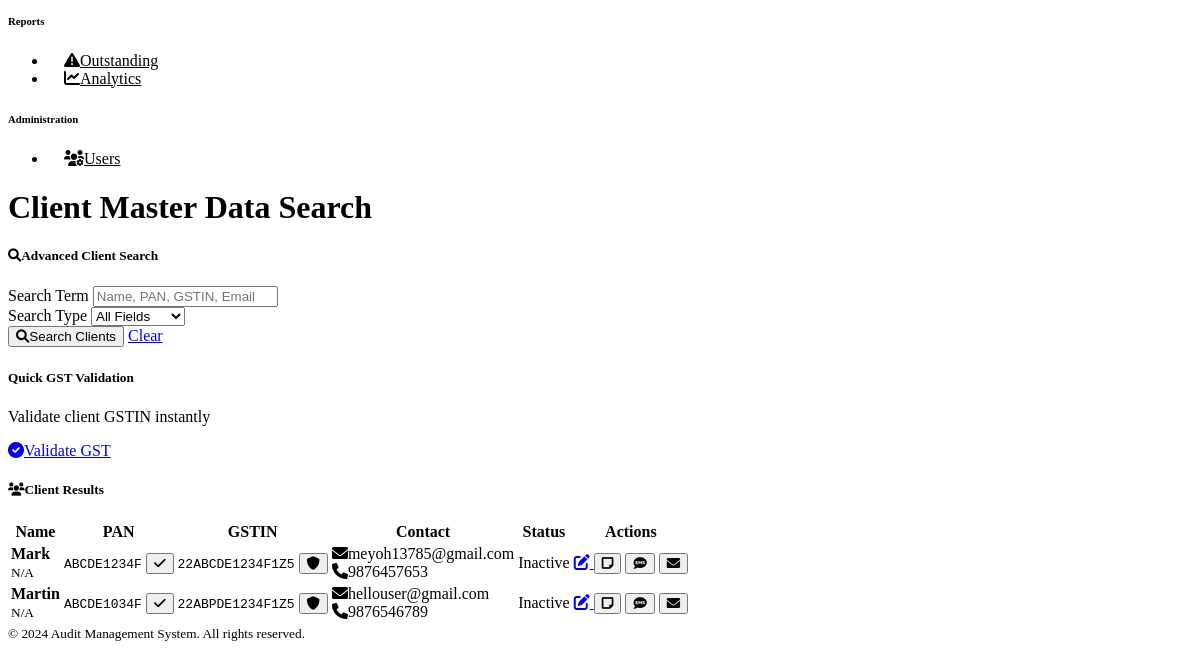
/crm/client-search (signed in, lower part), run on an earlier commit of the app's database.
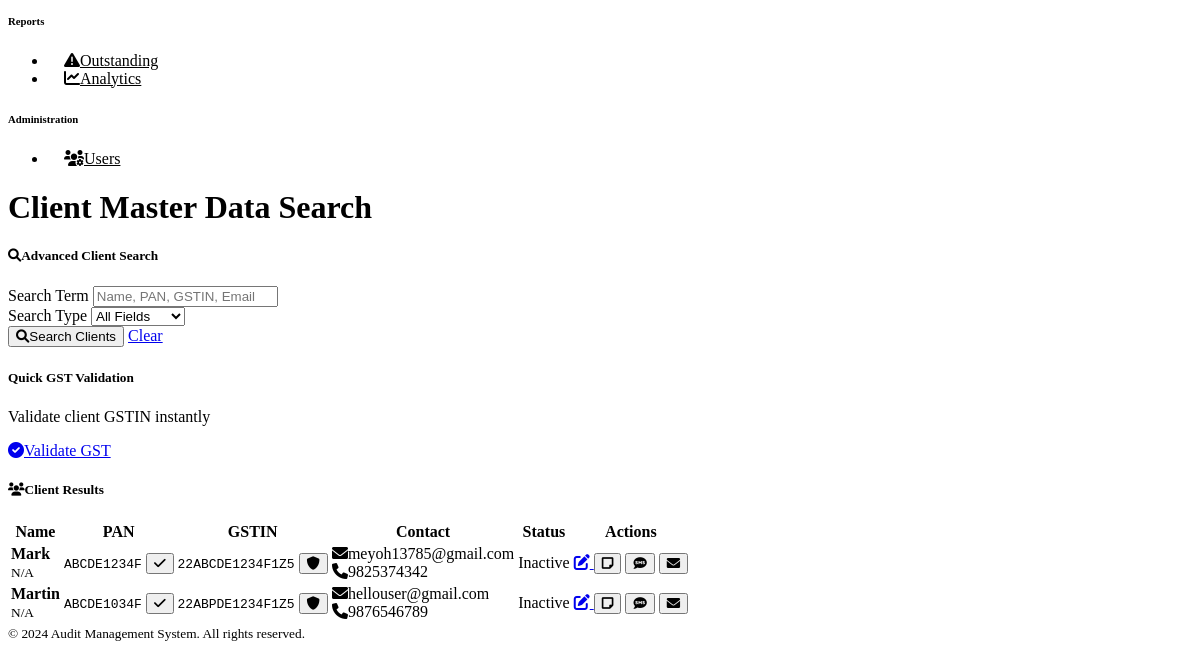
And on a later commit of the database.
### models.py (models this page shows)
class Client(db.Model):
    __tablename__ = 'clients'
    id = Column(Integer, primary_key=True)
    name = Column(String(200), nullable=False)
    pan = Column(String(10), unique=True)
    gstin = Column(String(15))
    email = Column(String(120))
    phone = Column(String(15))
    address = Column(Text)
    date_of_birth = Column(Date)
    incorporation_date = Column(Date)
    client_type = Column(String(50))  # Individual, Company, Partnership, etc.
    status = Column(String(20), default='Active')
    created_at = Column(DateTime, default=datetime.utcnow)
    created_by = Column(Integer, ForeignKey('users.id'))
    income_tax_returns = relationship('IncomeTaxReturn', backref='client', lazy='dynamic')
    tds_returns = relationship('TDSReturn', backref='client', lazy='dynamic')
    gst_returns = relationship('GSTReturn', backref='client', lazy='dynamic')
    documents = relationship('Document', backref='client', lazy='dynamic')
    outstanding_fees = relationship('OutstandingFee', backref='client', lazy='dynamic')
    cma_reports = relationship('CMAReport', backref='client', lazy='dynamic')

### routes.py (the view, shortened to what this page needs)
@main_bp.route('/crm/client-search')
@login_required
def client_search():
    search = request.args.get('search', '')
    clients = Client.query
    clients = clients.order_by(Client.name).all()
    return render_template('crm/client_search.html', clients=clients, search=search)

### app.py (called while the page is built)
@login_manager.user_loader
def load_user(user_id):
    from models import User
    return User.query.get(int(user_id))

### templates/crm/client_search.html (shortened to what the changed rows need)
{% extends "base.html" %}
{% block content %}
<div class="d-flex justify-content-between flex-wrap flex-md-nowrap align-items-center pt-3 pb-2 mb-3 border-bottom">
    <h1 class="h2">Client Master Data Search</h1>
</div>
<div class="card">
    <div class="card-body">
        {% if clients %}
        <div class="table-responsive">
            <table class="table table-striped">
                <thead>
                    <tr>
                        <th>Name</th>
                        <th>PAN</th>
                        <th>GSTIN</th>
                        <th>Contact</th>
                        <th>Status</th>
                        <th>Actions</th>
                    </tr>
                </thead>
                <tbody>
                    {% for client in clients %}
                    <tr>
                        <td>
                            <strong>{{ client.name }}</strong><br>
                            <small class="text-muted">{{ client.business_type or 'N/A' }}</small>
                        </td>
                        <td>
                            <code>{{ client.pan or 'N/A' }}</code>
                            {% if client.pan %}
                            <button class="btn btn-sm btn-outline-primary ms-1" title="Verify PAN">
                                <i class="fas fa-check"></i>
                            </button>
                            {% endif %}
                        </td>
                        <td>
                            {% if client.gstin %}
                            <code>{{ client.gstin }}</code>
                            <button class="btn btn-sm btn-outline-success ms-1" title="Validate GSTIN">
                                <i class="fas fa-shield-alt"></i>
                            </button>
                            {% else %}
                            <span class="text-muted">N/A</span>
                            {% endif %}
                        </td>
                        <td>
                            {% if client.email %}
                            <div><i class="fas fa-envelope me-1"></i>{{ client.email }}</div>
                            {% endif %}
                            {% if client.phone %}
                            <div><i class="fas fa-phone me-1"></i>{{ client.phone }}</div>
                            {% endif %}
                        </td>
                        <td>
                            {% if client.is_active %}
                            <span class="badge bg-success">Active</span>
                            {% else %}
                            <span class="badge bg-secondary">Inactive</span>
                            {% endif %}
                        </td>
                        <td>
                            <div class="btn-group btn-group-sm">
                                <a href="{{ url_for('main.edit_client', id=client.id) }}"
                                   class="btn btn-outline-primary btn-sm" title="Edit Client">
                                    <i class="fas fa-edit"></i>
                                </a>
                                <button class="btn btn-outline-info btn-sm" title="View Notes">
                                    <i class="fas fa-sticky-note"></i>
                                </button>
                                <button class="btn btn-outline-warning btn-sm" title="Send SMS">
                                    <i class="fas fa-sms"></i>
                                </button>
                                <button class="btn btn-outline-success btn-sm" title="Send Email">
                                    <i class="fas fa-envelope"></i>
                                </button>
                            </div>
                        </td>
                    </tr>
                    {% endfor %}
                </tbody>
            </table>
        </div>
        {% endif %}
    </div>
</div>
{% endblock %}

What changed in the data, as far as the page shows it:
changed Client "Mark": phone "9876457653" → "9825374342"
